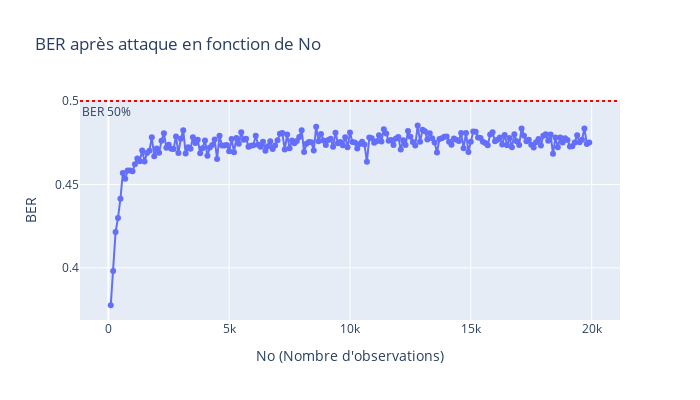
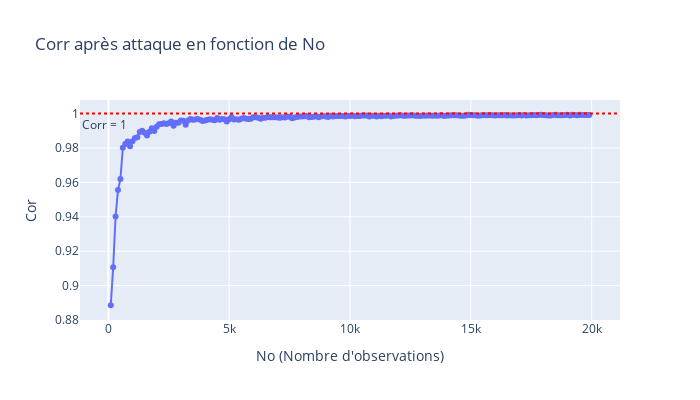

The notebook cell saved with these charts, in order:
### Markdown cell above
## Scénario 2, Attaque à messages inconnus, 1bit
* Note: la fonction `np.linalg.eig` peut être utilisée pour effectuer une décomposition en valeurs et vecteurs propres.
* Note: pour effacer le message inséré, il conviendra au préalable d'estimer le "bit" inséré (m=-1 ou m=1), cela peut se faire via `m_est = np.sign(np.dot(Y.T,hatk))` où `hatk` est la clé estimée
* Mettre en place l'attaque
* Etudier l'impact de $N_{o}$ et de $\alpha$ sur le BER après attaque

### Code cell
# 2dn scenario, scenario with KMA 
print('2nd Scenario')

def do_process(alpha,No):
    X = np.random.randn(Nv,Ni) # Generate Ni random host vectors
    k = np.random.randn(Nv,1) # Generate de Watermark
    k = k / np.sqrt(np.dot(k.T,k)) # Normalize the watermark

    m1 = np.sign(np.random.randn(Ni,1)) #Scenario with unknow messages, first bit
    K = np.dot(k,m1.T) # Generate the matrix of watermarks (each column contains m1_i*k)
    W = alpha*K
    Y = X + W # perform embedding
    Y_obs = Y[:,:No]
    #hatk = TO DO
    #get eigenvalues and eigenvectors
    cov = np.dot(Y_obs,Y_obs.T)
    eigvals, eigvecs = np.linalg.eig(cov)
    #sort eigenvalues and eigenvectors
    idx = eigvals.argsort()[::-1]
    eigvals = eigvals[idx]
    eigvecs = eigvecs[:,idx]
    #get the first eigenvector
    hatk=eigvecs[:,0]
    
    hatk = np.reshape(hatk,(Nv,1)) #You might need to reshape the estimated key

    corrN = norm_corr(hatk,k)# To ease the writing we use the norm_corr function

    #print('Normalised correlation between the true key and the estimated key')
    #print(corrN)

    #m_est = TO DO
    #YA = TO DO 
    m_est = np.sign(np.dot(Y.T, hatk)) 
    YA = Y - alpha * np.dot(hatk, m_est.T)  # Appliquer l'attaque

    #print('bit error rate after security attack')
    #print(ber(YA,m1,k))
    #print('\n\n')
    return ber(YA, m1, k), corrN[0][0]


alpha = 2   
Ni = 20000 
# Réinitialisation des vecteurs pour les plots
ber_values = []
corr_values = []
No_values = range(100,Ni,100) 

# One example, can be used to draw plots
for No in No_values:
    ber_val, corr_val = do_process(alpha, No)
    ber_values.append(ber_val)
    corr_values.append(corr_val)


# Graphique du BER
fig_ber = go.Figure()
fig_ber.add_trace(go.Scatter(x=list(No_values), y=ber_values, mode='lines+markers', name='BER après attaque'))
fig_ber.add_hline(y=0.5, line_dash="dot", line_color="red", annotation_text="BER 50%", annotation_position="bottom left")
fig_ber.update_layout(
    title="BER après attaque en fonction de No",
    xaxis_title="No (Nombre d'observations)",
    yaxis_title="BER",
    width=700,
    height=400
)
fig_ber.show()

# Graphique du Corr
fig_corr = go.Figure()
fig_corr.add_trace(go.Scatter(x=list(No_values), y=corr_values, mode='lines+markers', name='Corr après attaque'))
fig_corr.add_hline(y=1, line_dash="dot", line_color="red", annotation_text="Corr = 1", annotation_position="bottom left")
fig_corr.update_layout(
    title="Corr après attaque en fonction de No",
    xaxis_title="No (Nombre d'observations)",
    yaxis_title="Cor",
    width=700,
    height=400
)
fig_corr.show()

### Figure 1 — Plotly figure (JSON) as saved in the notebook; plotly's stock layout.template omitted (floating-point values rounded to 4 significant figures; data arrays with more than 128 entries replaced by an {"elided": "..."} marker saying what was removed)
{"data": [{"mode": "lines+markers", "name": "BER après attaque", "type": "scatter", "x": {"elided": "199 int values"}, "y": {"elided": "199 float values"}}], "layout": {"annotations": [{"showarrow": false, "text": "BER 50%", "x": 0, "xanchor": "left", "xref": "x domain", "y": 0.5, "yanchor": "top", "yref": "y"}], "height": 400, "shapes": [{"line": {"color": "red", "dash": "dot"}, "type": "line", "x0": 0, "x1": 1, "xref": "x domain", "y0": 0.5, "y1": 0.5, "yref": "y"}], "title": {"text": "BER après attaque en fonction de No"}, "width": 700, "xaxis": {"title": {"text": "No (Nombre d'observations)"}}, "yaxis": {"title": {"text": "BER"}}}}

### Figure 2 — Plotly figure (JSON) as saved in the notebook; plotly's stock layout.template omitted (floating-point values rounded to 4 significant figures; data arrays with more than 128 entries replaced by an {"elided": "..."} marker saying what was removed)
{"data": [{"mode": "lines+markers", "name": "Corr après attaque", "type": "scatter", "x": {"elided": "199 int values"}, "y": {"elided": "199 float values"}}], "layout": {"annotations": [{"showarrow": false, "text": "Corr = 1", "x": 0, "xanchor": "left", "xref": "x domain", "y": 1, "yanchor": "top", "yref": "y"}], "height": 400, "shapes": [{"line": {"color": "red", "dash": "dot"}, "type": "line", "x0": 0, "x1": 1, "xref": "x domain", "y0": 1, "y1": 1, "yref": "y"}], "title": {"text": "Corr après attaque en fonction de No"}, "width": 700, "xaxis": {"title": {"text": "No (Nombre d'observations)"}}, "yaxis": {"title": {"text": "Cor"}}}}
